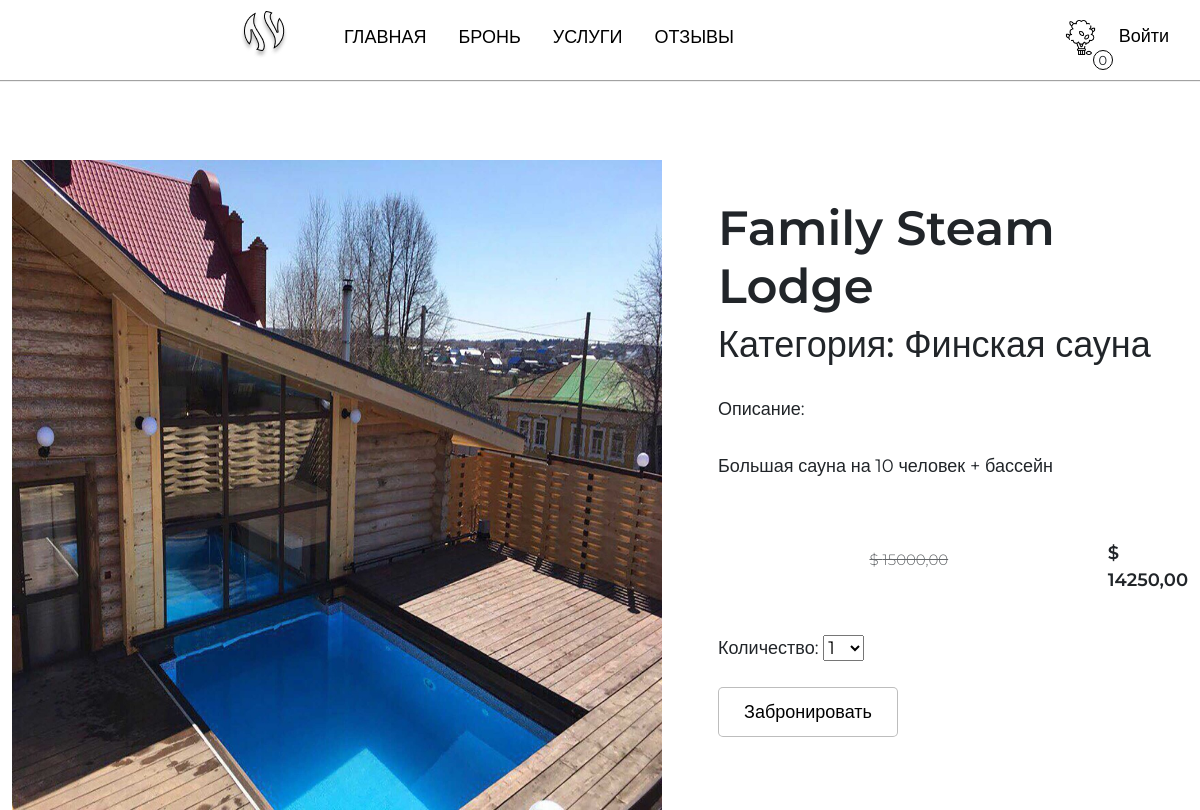
Page /shop/family-steam-lodge/ on the committed database.
### users/models.py (models this page shows, shortened)
class Saunas(models.Model):
    category = models.ForeignKey(Category,
                                 related_name="products",
                                 on_delete=models.CASCADE)
    name = models.CharField(max_length=50)
    slug = models.SlugField(max_length=50)
    image = models.ImageField(upload_to='saunas/%Y/%m/%d',
                              blank=True)
    description = models.TextField(blank=True)
    price_per_hour = models.DecimalField(max_digits=10,
                                         decimal_places=2)
    available = models.BooleanField(default=True)
    created = models.DateTimeField(auto_now_add=True)
    updated = models.DateTimeField(auto_now=True)
    discount = models.DecimalField(default=0.00,
                                   max_digits=4,
                                   decimal_places=2)
    class Meta:
        ordering = ["name"]
        indexes = [
            models.Index(fields=["id","slug"]),
            models.Index(fields=["name"]),
            models.Index(fields=["-created"]),
        ]
        verbose_name = "Сауна"
        verbose_name_plural = "Сауны"
    def sell_price(self):
        if self.discount:
            return round(self.price_per_hour - self.price_per_hour * self.discount / 100,2)

class Category(models.Model):
    name = models.CharField(max_length=20,
                            unique=True)
    slug = models.SlugField()
    description = models.TextField(blank=True)
    class Meta:
        ordering = ["name"]
        indexes = [models.Index(fields=["name"])]
        verbose_name = "Категория"
        verbose_name_plural = "Категории"
    def __str__(self):
        return self.name

### users/views.py (the view)
# urls.py: path('shop/<slug:slug>/',views.sauna_detail,
def sauna_detail(request, slug):
    sauna = Saunas.objects.filter(slug=slug, available=True).first()
    if sauna is None:
        raise Http404("Sauna not found")  # Вместо None — 404
    booking_sauna_form =BookingAddSaunaForm
    return render(request, 'users/sauna/detail.html', {'sauna': sauna,
                                                       'booking_sauna_form':booking_sauna_form})

### booking/booking.py (called while the page is built)
    def __len__(self):
        return sum(item['quantity'] for item in self.booking.values())

### booking/context_processors.py (called while the page is built)
def booking(request):
  return {'booking': Booking(request)}

### users/templates/users/sauna/detail.html (shortened to what this page needs)
{% extends 'users/base.html' %}
{% load static %}
{%block content%}
    <div class="detail-sauna d-flex gap-3">
        <div class="detail-img">
            <img src="{% if sauna.image %}{{sauna.image.url}}{%else%}{% static 'img/noimage.png' %}{% endif %}" alt="" class="detail-image">
        </div>
        <div class="detail-description">
                <h2>{{sauna.name}}</h2>
                <h3>Категория: {{ sauna.category }} </h3>
                <p>Описание: {{sauna.description|linebreaks}} </p>
                {% if sauna.discount %}
                    <div class="card-discount d-flex gap-2">
                        <p class="line">$ {{ sauna.price_per_hour}}</p>
                        <p>$ {{ sauna.sell_price }}</p>
                    </div>
                {% else %}
                    <p class="price">$ {{ sauna.price_per_hour }}</p>
                {% endif %}
                <form action="{%url "booking:booking_add" sauna.id%}" class="qform" method="post">
                  <div class="booking-form">
                    {{ booking_sauna_form }}
                  </div>
                  <input type="submit" class="add-to-booking-btn" value="Забронировать">
                </form>
            </div>
    </div>
{%endblock content%}

### users/static/css/base.css (style rules this page uses)
:root { --box-shadow: 0px 1px 1px rgba(0,0,0,0.363); }
body { font-family: "Montserrat", sans-serif; font-size: 18px; padding: 0; margin: 0; overflow-x: hidden; }
h2 { font-size: 48px; font-weight: 600; }
h3 { font-size: 36px; }
.detail-image { width: 650px; height: 650px }
.detail-sauna { margin-top: 80px }
.detail-description { margin-left: 40px; margin-top: 40px; }
.detail-description p { margin-top: 30px; max-width: 700px; }
.card-discount { display: flex; flex-direction: row; justify-content: center; align-items: center; min-height: 40px; margin-bottom: 5px; font-weight: 600; }
.card-discount .price, .card-discount .line { text-align: center; margin: 0; width: 100%; }
.line { opacity: 0.7; text-decoration: line-through; font-weight: 300; font-size: 15px; }
.booking-form { margin-top: 25px; }
.add-to-booking-btn { display: flex; align-items: center; justify-items: center; width: 180px; height: 50px; border: 1px solid #00000042; border-radius: 5px; margin: 0; transition: all 0.5s ease; background-color: #fff; margin-top: 25px; }

### rows in the picture
Saunas: image (picture), name "Family Steam Lodge", category "Финская сауна", description "Большая сауна на 10 человек + бассейн", price_per_hour "15000,00", sell_price "14250,00"
